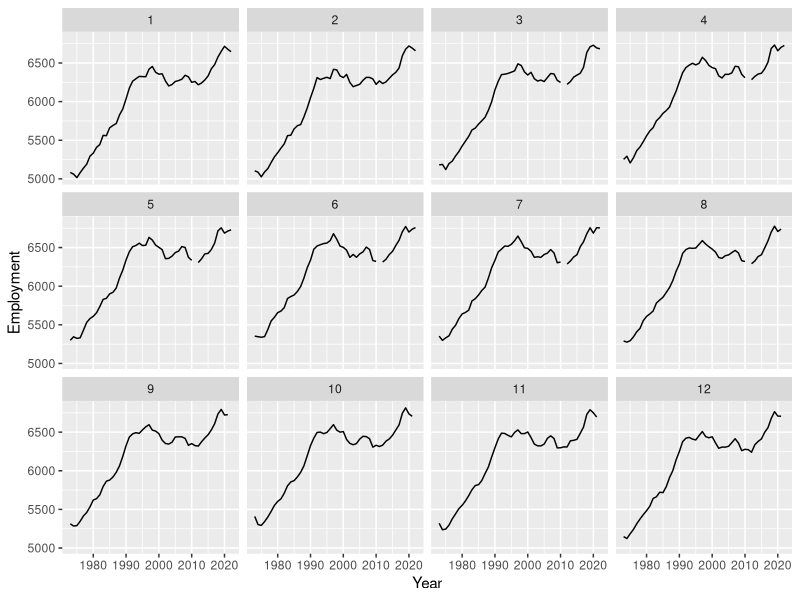

Write the R code that produced this figure.
library(tidyverse)
library(readxl)

Data <- read_excel("LaborForceYear.xlsx")

View(Data)

ggplot(Data, 
       aes(x = Year,y = Employment)) +
  geom_line() +
  facet_wrap(~Month)
